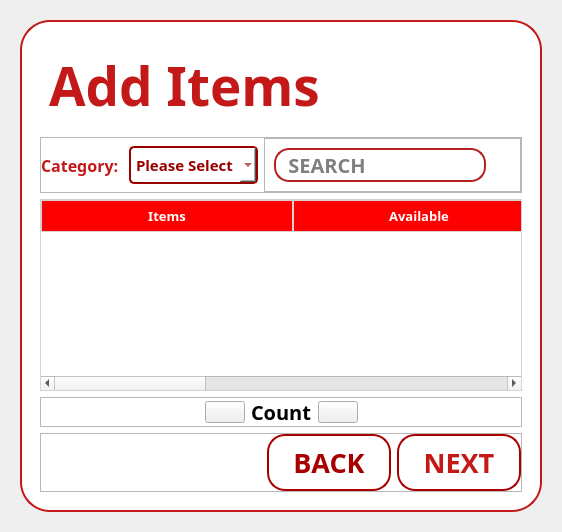
          <widget class="QWidget" name="Add_Items_Page">
           <layout class="QGridLayout" name="gridLayout_24">
            <item row="0" column="0">
             <widget class="QFrame" name="additem_frame">
              <property name="styleSheet">
               <string notr="true"/>
              </property>
              <property name="frameShape">
               <enum>QFrame::NoFrame</enum>
              </property>
              <property name="frameShadow">
               <enum>QFrame::Raised</enum>
              </property>
              <layout class="QGridLayout" name="gridLayout_23">
               <item row="1" column="0">
                <widget class="QWidget" name="add_item_frame" native="true">
                 <property name="maximumSize">
                  <size>
                   <width>800</width>
                   <height>700</height>
                  </size>
                 </property>
                 <property name="styleSheet">
                  <string notr="true">QWidget#add_item_frame{
background-color: rgb(255, 255, 255);
border: 2px solid rgb(195, 25, 25);
border-radius: 30px;
}
   </string>
                 </property>
                 <layout class="QFormLayout" name="formLayout_7">
                  <property name="fieldGrowthPolicy">
                   <enum>QFormLayout::ExpandingFieldsGrow</enum>
                  </property>
                  <property name="leftMargin">
                   <number>20</number>
                  </property>
                  <property name="topMargin">
                   <number>20</number>
                  </property>
                  <property name="rightMargin">
                   <number>20</number>
                  </property>
                  <property name="bottomMargin">
                   <number>20</number>
                  </property>
                  <item row="0" column="0" colspan="2">
                   <widget class="QWidget" name="widget_2" native="true">
                    <property name="font">
                     <font>
                      <family>Nunito ExtraBold</family>
                      <pointsize>8</pointsize>
                      <weight>75</weight>
                      <bold>true</bold>
                      <kerning>false</kerning>
                     </font>
                    </property>
                    <layout class="QFormLayout" name="formLayout_8">
                     <item row="0" column="0">
                      <widget class="QLabel" name="label_4">
                       <property name="font">
                        <font>
                         <family>Nunito ExtraBold</family>
                         <pointsize>40</pointsize>
                         <weight>75</weight>
                         <bold>true</bold>
                        </font>
                       </property>
                       <property name="styleSheet">
                        <string notr="true">color: rgb(195, 25, 25);</string>
                       </property>
                       <property name="text">
                        <string>Add Items</string>
                       </property>
                      </widget>
                     </item>
                    </layout>
                   </widget>
                  </item>
                  <item row="1" column="0" colspan="2">
                   <widget class="QFrame" name="search_additem">
                    <property name="frameShape">
                     <enum>QFrame::StyledPanel</enum>
                    </property>
                    <property name="frameShadow">
                     <enum>QFrame::Raised</enum>
                    </property>
                    <layout class="QHBoxLayout" name="horizontalLayout_12">
                     <property name="leftMargin">
                      <number>0</number>
                     </property>
                     <property name="topMargin">
                      <number>0</number>
                     </property>
                     <property name="rightMargin">
                      <number>0</number>
                     </property>
                     <property name="bottomMargin">
                      <number>0</number>
                     </property>
                     <item>
                      <widget class="QLabel" name="Category_text">
                       <property name="font">
                        <font>
                         <family>Nunito ExtraBold</family>
                         <pointsize>12</pointsize>
                         <weight>75</weight>
                         <italic>false</italic>
                         <bold>true</bold>
                        </font>
                       </property>
                       <property name="styleSheet">
                        <string notr="true">#Category_text{
color: rgb(195, 25, 25);
}</string>
                       </property>
                       <property name="text">
                        <string>Category: </string>
                       </property>
                      </widget>
                     </item>
                     <item>
                      <widget class="QComboBox" name="category_box_additem">
                       <property name="minimumSize">
                        <size>
                         <width>122</width>
                         <height>0</height>
                        </size>
                       </property>
                       <property name="maximumSize">
                        <size>
                         <width>16777215</width>
                         <height>16777215</height>
                        </size>
                       </property>
                       <property name="font">
                        <font>
                         <family>Nunito ExtraBold</family>
                         <pointsize>11</pointsize>
                         <weight>75</weight>
                         <bold>true</bold>
                        </font>
                       </property>
                       <property name="styleSheet">
                        <string notr="true">QComboBox {
    border: 2px solid #990000;
    border-radius: 5px;
    padding: 5px;
    background-color: #fff;
    color: #990000;
}

QComboBox:hover {
    border: 2px solid #cc0000;
}

</string>
                       </property>
                       <property name="currentText">
                        <string>Please Select</string>
                       </property>
                       <property name="frame">
                        <bool>false</bool>
                       </property>
                       <item>
                        <property name="text">
                         <string>Please Select</string>
                        </property>
                       </item>
                      </widget>
                     </item>
                     <item>
                      <widget class="QFrame" name="search_bar_frame">
                       <property name="frameShape">
                        <enum>QFrame::StyledPanel</enum>
                       </property>
                       <property name="frameShadow">
                        <enum>QFrame::Raised</enum>
                       </property>
                       <layout class="QHBoxLayout" name="horizontalLayout_13">
                        <item>
                         <widget class="QLineEdit" name="search_box">
                          <property name="font">
                           <font>
                            <family>Nunito ExtraBold</family>
                            <pointsize>15</pointsize>
                            <weight>75</weight>
                            <bold>true</bold>
                           </font>
                          </property>
                          <property name="styleSheet">
                           <string notr="true">border: 2px solid #B22222;
border-radius: 15px;</string>
                          </property>
                          <property name="alignment">
                           <set>Qt::AlignLeading|Qt::AlignLeft|Qt::AlignVCenter</set>
                          </property>
                          <property name="placeholderText">
                           <string>  SEARCH</string>
                          </property>
                         </widget>
                        </item>
                        <item>
                         <widget class="QToolButton" name="search_button_additem">
                          <property name="styleSheet">
                           <string notr="true">border:2px;
border-radius: 10px;</string>
                          </property>
                          <property name="text">
                           <string/>
                          </property>
                          <property name="icon">
                           <iconset>
                            <normaloff>../compressed/search.svg</normaloff>../compressed/search.svg</iconset>
                          </property>
                         </widget>
                        </item>
                       </layout>
                      </widget>
                     </item>
                    </layout>
                   </widget>
                  </item>
                  <item row="5" column="0" colspan="2">
                   <widget class="QTableWidget" name="Item_table">
                    <property name="sizePolicy">
                     <sizepolicy hsizetype="Expanding" vsizetype="Expanding">
                      <horstretch>0</horstretch>
                      <verstretch>50</verstretch>
                     </sizepolicy>
                    </property>
                    <property name="styleSheet">
                     <string notr="true">QTableWidget {
    border: 1px solid #d3d3d3;
    gridline-color: #ccc;
}

QHeaderView::section {
    background-color: rgb(255, 0, 0);
    padding: 4px;
    border: 1px solid #d3d3d3;
}

QTableWidget::item {
    padding: 5px;
}

QTableWidget::item:selected {
    background-color: #87cefa;
    color: rgb(255, 255, 255);
}</string>
                    </property>
                    <property name="frameShape">
                     <enum>QFrame::Panel</enum>
                    </property>
                    <property name="frameShadow">
                     <enum>QFrame::Plain</enum>
                    </property>
                    <attribute name="horizontalHeaderCascadingSectionResizes">
                     <bool>false</bool>
                    </attribute>
                    <attribute name="horizontalHeaderMinimumSectionSize">
                     <number>40</number>
                    </attribute>
                    <attribute name="horizontalHeaderDefaultSectionSize">
                     <number>252</number>
                    </attribute>
                    <attribute name="horizontalHeaderShowSortIndicator" stdset="0">
                     <bool>false</bool>
                    </attribute>
                    <attribute name="horizontalHeaderStretchLastSection">
                     <bool>false</bool>
                    </attribute>
                    <attribute name="verticalHeaderShowSortIndicator" stdset="0">
                     <bool>false</bool>
                    </attribute>
                    <attribute name="verticalHeaderStretchLastSection">
                     <bool>false</bool>
                    </attribute>
                    <column>
                     <property name="text">
                      <string>Items</string>
                     </property>
                     <property name="font">
                      <font>
                       <family>Nunito ExtraBold</family>
                       <pointsize>10</pointsize>
                       <weight>75</weight>
                       <bold>true</bold>
                      </font>
                     </property>
                     <property name="foreground">
                      <brush brushstyle="SolidPattern">
                       <color alpha="255">
                        <red>255</red>
                        <green>255</green>
                        <blue>255</blue>
                       </color>
                      </brush>
                     </property>
                    </column>
                    <column>
                     <property name="text">
                      <string>Available</string>
                     </property>
                     <property name="font">
                      <font>
                       <family>Nunito ExtraBold</family>
                       <pointsize>10</pointsize>
                       <weight>75</weight>
                       <bold>true</bold>
                      </font>
                     </property>
                     <property name="foreground">
                      <brush brushstyle="SolidPattern">
                       <color alpha="255">
                        <red>255</red>
                        <green>255</green>
                        <blue>255</blue>
                       </color>
                      </brush>
                     </property>
                    </column>
                    <column>
                     <property name="text">
                      <string>Action</string>
                     </property>
                     <property name="font">
                      <font>
                       <family>Nunito ExtraBold</family>
                       <pointsize>10</pointsize>
                       <weight>75</weight>
                       <bold>true</bold>
                      </font>
                     </property>
                     <property name="foreground">
                      <brush brushstyle="SolidPattern">
                       <color alpha="255">
                        <red>255</red>
                        <green>255</green>
                        <blue>255</blue>
                       </color>
                      </brush>
                     </property>
                    </column>
                   </widget>
                  </item>
                  <item row="8" column="0" colspan="2">
                   <widget class="QFrame" name="count_frame">
                    <property name="frameShape">
                     <enum>QFrame::StyledPanel</enum>
                    </property>
                    <property name="frameShadow">
                     <enum>QFrame::Raised</enum>
                    </property>
                    <layout class="QHBoxLayout" name="horizontalLayout_14">
                     <property name="leftMargin">
                      <number>0</number>
                     </property>
                     <property name="topMargin">
                      <number>0</number>
                     </property>
                     <property name="rightMargin">
                      <number>0</number>
                     </property>
                     <property name="bottomMargin">
                      <number>0</number>
                     </property>
                     <item>
                      <spacer name="horizontalSpacer_10">
                       <property name="orientation">
                        <enum>Qt::Horizontal</enum>
                       </property>
                       <property name="sizeHint" stdset="0">
                        <size>
                         <width>40</width>
                         <height>20</height>
                        </size>
                       </property>
                      </spacer>
                     </item>
                     <item>
                      <widget class="QPushButton" name="decrement">
                       <property name="text">
                        <string/>
                       </property>
                       <property name="icon">
                        <iconset>
                         <normaloff>../compressed/minus.svg</normaloff>../compressed/minus.svg</iconset>
                       </property>
                       <property name="iconSize">
                        <size>
                         <width>40</width>
                         <height>20</height>
                        </size>
                       </property>
                      </widget>
                     </item>
                     <item>
                      <widget class="QLabel" name="count_text">
                       <property name="font">
                        <font>
                         <family>Nunito ExtraBold</family>
                         <pointsize>15</pointsize>
                         <weight>75</weight>
                         <bold>true</bold>
                        </font>
                       </property>
                       <property name="text">
                        <string>Count</string>
                       </property>
                      </widget>
                     </item>
                     <item>
                      <widget class="QPushButton" name="increment">
                       <property name="text">
                        <string/>
                       </property>
                       <property name="icon">
                        <iconset>
                         <normaloff>../compressed/add.svg</normaloff>../compressed/add.svg</iconset>
                       </property>
                       <property name="iconSize">
                        <size>
                         <width>40</width>
                         <height>20</height>
                        </size>
                       </property>
                      </widget>
                     </item>
                     <item>
                      <spacer name="horizontalSpacer_11">
                       <property name="orientation">
                        <enum>Qt::Horizontal</enum>
                       </property>
                       <property name="sizeHint" stdset="0">
                        <size>
                         <width>40</width>
                         <height>20</height>
                        </size>
                       </property>
                      </spacer>
                     </item>
                    </layout>
                   </widget>
                  </item>
                  <item row="10" column="0" colspan="2">
                   <widget class="QFrame" name="navigation">
                    <property name="frameShape">
                     <enum>QFrame::StyledPanel</enum>
                    </property>
                    <property name="frameShadow">
                     <enum>QFrame::Raised</enum>
                    </property>
                    <layout class="QHBoxLayout" name="horizontalLayout_15">
                     <property name="leftMargin">
                      <number>0</number>
                     </property>
                     <property name="topMargin">
                      <number>0</number>
                     </property>
                     <property name="rightMargin">
                      <number>0</number>
                     </property>
                     <property name="bottomMargin">
                      <number>0</number>
                     </property>
                     <item>
                      <spacer name="horizontalSpacer_12">
                       <property name="orientation">
                        <enum>Qt::Horizontal</enum>
                       </property>
                       <property name="sizeHint" stdset="0">
                        <size>
                         <width>40</width>
                         <height>20</height>
                        </size>
                       </property>
                      </spacer>
                     </item>
                     <item>
                      <widget class="QPushButton" name="back_button_additem">
                       <property name="font">
                        <font>
                         <family>Nunito ExtraBold</family>
                         <pointsize>20</pointsize>
                         <weight>75</weight>
                         <bold>true</bold>
                        </font>
                       </property>
                       <property name="styleSheet">
                        <string notr="true">QPushButton {
    border: 2px solid #a80000;
    border-radius: 18px;
    padding: 8px 20px;
    min-width: 80px;
}
QPushButton#back_button_additem {
    background-color: #ffffff;
    color: #a80000;
}

#back_button_additem::hover{
	background-color:rgb(195, 25, 25);
	color: rgb(255, 255, 255)
}</string>
                       </property>
                       <property name="text">
                        <string>BACK</string>
                       </property>
                      </widget>
                     </item>
                     <item>
                      <widget class="QPushButton" name="next_button_additem">
                       <property name="font">
                        <font>
                         <family>Nunito ExtraBold</family>
                         <pointsize>20</pointsize>
                         <weight>75</weight>
                         <italic>false</italic>
                         <bold>true</bold>
                        </font>
                       </property>
                       <property name="styleSheet">
                        <string notr="true">QPushButton {
    border: 2px solid #a80000;
    border-radius: 18px;
    padding: 8px 20px;
    min-width: 80px;
}
/* Next button (red background, white text) */
QPushButton#next_button_additem {
    background-color: rgb(255, 255, 255);
    color: rgb(195, 25, 25);
}

#next_button_additem::hover{
	background-color:rgb(195, 25, 25);
	color: rgb(255, 255, 255)
}</string>
                       </property>
                       <property name="text">
                        <string>NEXT</string>
                       </property>
                      </widget>
                     </item>
                    </layout>
                   </widget>
                  </item>
                 </layout>
                </widget>
               </item>
              </layout>
             </widget>
            </item>
           </layout>
          </widget>
